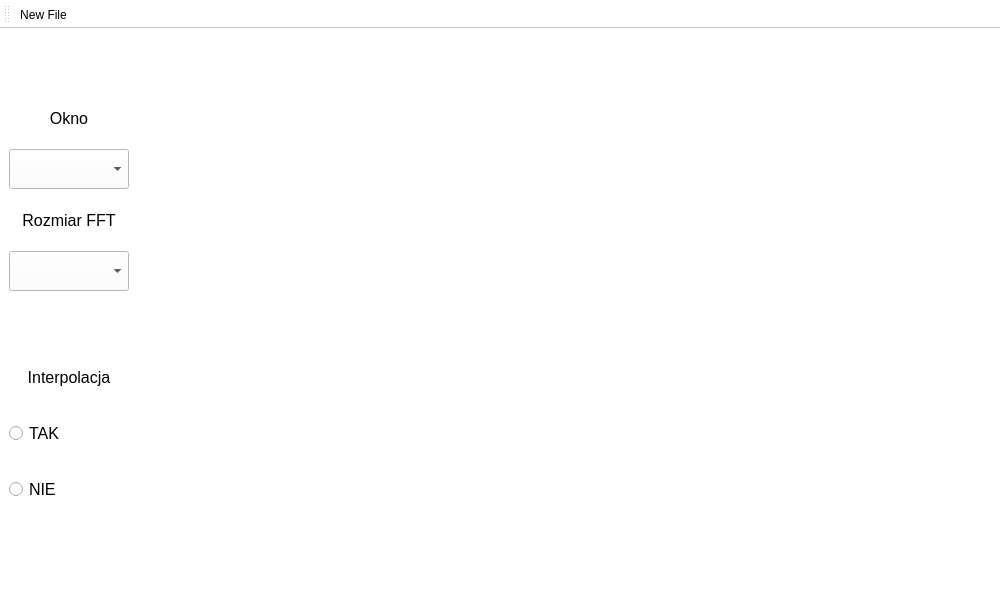
<?xml version="1.0" encoding="UTF-8"?>
<ui version="4.0">
 <class>Spektogram</class>
 <widget class="QMainWindow" name="Spektogram">
  <property name="geometry">
   <rect>
    <x>0</x>
    <y>0</y>
    <width>1000</width>
    <height>600</height>
   </rect>
  </property>
  <property name="minimumSize">
   <size>
    <width>1000</width>
    <height>600</height>
   </size>
  </property>
  <property name="windowTitle">
   <string>Spektogram</string>
  </property>
  <property name="styleSheet">
   <string notr="true">background-color:rgb(255, 255, 255)</string>
  </property>
  <widget class="QWidget" name="centralwidget">
   <layout class="QHBoxLayout" name="horizontalLayout">
    <item>
     <layout class="QVBoxLayout" name="verticalLayout">
      <item>
       <layout class="QVBoxLayout" name="verticalLayout_3">
        <item>
         <layout class="QVBoxLayout" name="verticalLayout_2">
          <item>
           <widget class="QLabel" name="okno">
            <property name="minimumSize">
             <size>
              <width>120</width>
              <height>0</height>
             </size>
            </property>
            <property name="maximumSize">
             <size>
              <width>120</width>
              <height>50</height>
             </size>
            </property>
            <property name="font">
             <font>
              <pointsize>12</pointsize>
             </font>
            </property>
            <property name="styleSheet">
             <string notr="true">color:black</string>
            </property>
            <property name="text">
             <string>Okno</string>
            </property>
            <property name="alignment">
             <set>Qt::AlignCenter</set>
            </property>
           </widget>
          </item>
          <item>
           <widget class="QComboBox" name="oknoComboBox">
            <property name="maximumSize">
             <size>
              <width>120</width>
              <height>40</height>
             </size>
            </property>
            <property name="styleSheet">
             <string notr="true">color:black
</string>
            </property>
           </widget>
          </item>
         </layout>
        </item>
        <item>
         <widget class="QLabel" name="label">
          <property name="maximumSize">
           <size>
            <width>120</width>
            <height>50</height>
           </size>
          </property>
          <property name="font">
           <font>
            <pointsize>12</pointsize>
           </font>
          </property>
          <property name="styleSheet">
           <string notr="true">color:black
</string>
          </property>
          <property name="text">
           <string>Rozmiar FFT</string>
          </property>
          <property name="alignment">
           <set>Qt::AlignCenter</set>
          </property>
         </widget>
        </item>
        <item>
         <widget class="QComboBox" name="comboBox">
          <property name="maximumSize">
           <size>
            <width>120</width>
            <height>40</height>
           </size>
          </property>
          <property name="styleSheet">
           <string notr="true">color:black</string>
          </property>
         </widget>
        </item>
       </layout>
      </item>
      <item>
       <layout class="QVBoxLayout" name="verticalLayout_4">
        <item>
         <widget class="QLabel" name="fftvalueLabel">
          <property name="minimumSize">
           <size>
            <width>100</width>
            <height>50</height>
           </size>
          </property>
          <property name="maximumSize">
           <size>
            <width>120</width>
            <height>50</height>
           </size>
          </property>
          <property name="font">
           <font>
            <pointsize>12</pointsize>
           </font>
          </property>
          <property name="styleSheet">
           <string notr="true">color:black
</string>
          </property>
          <property name="text">
           <string>Interpolacja</string>
          </property>
          <property name="alignment">
           <set>Qt::AlignCenter</set>
          </property>
         </widget>
        </item>
        <item>
         <widget class="QRadioButton" name="radioButton_2">
          <property name="maximumSize">
           <size>
            <width>120</width>
            <height>50</height>
           </size>
          </property>
          <property name="font">
           <font>
            <pointsize>12</pointsize>
           </font>
          </property>
          <property name="styleSheet">
           <string notr="true">color:black</string>
          </property>
          <property name="text">
           <string>TAK</string>
          </property>
         </widget>
        </item>
        <item>
         <widget class="QRadioButton" name="radioButton">
          <property name="maximumSize">
           <size>
            <width>120</width>
            <height>50</height>
           </size>
          </property>
          <property name="font">
           <font>
            <pointsize>12</pointsize>
           </font>
          </property>
          <property name="styleSheet">
           <string notr="true">color:black</string>
          </property>
          <property name="text">
           <string>NIE</string>
          </property>
         </widget>
        </item>
       </layout>
      </item>
     </layout>
    </item>
    <item>
     <widget class="QCustomPlot" name="customPlot" native="true"/>
    </item>
   </layout>
  </widget>
  <widget class="QMenuBar" name="menubar">
   <property name="geometry">
    <rect>
     <x>0</x>
     <y>0</y>
     <width>1000</width>
     <height>25</height>
    </rect>
   </property>
  </widget>
  <widget class="QStatusBar" name="statusbar"/>
  <widget class="QToolBar" name="toolBar">
   <property name="windowTitle">
    <string>toolBar</string>
   </property>
   <attribute name="toolBarArea">
    <enum>TopToolBarArea</enum>
   </attribute>
   <attribute name="toolBarBreak">
    <bool>false</bool>
   </attribute>
   <addaction name="actionNewFile"/>
  </widget>
  <action name="actionNewFile">
   <property name="checkable">
    <bool>true</bool>
   </property>
   <property name="text">
    <string>New File</string>
   </property>
  </action>
 </widget>
 <customwidgets>
  <customwidget>
   <class>QCustomPlot</class>
   <extends>QWidget</extends>
   <header>qcustomplot.h</header>
   <container>1</container>
  </customwidget>
 </customwidgets>
 <resources/>
 <connections/>
</ui>
